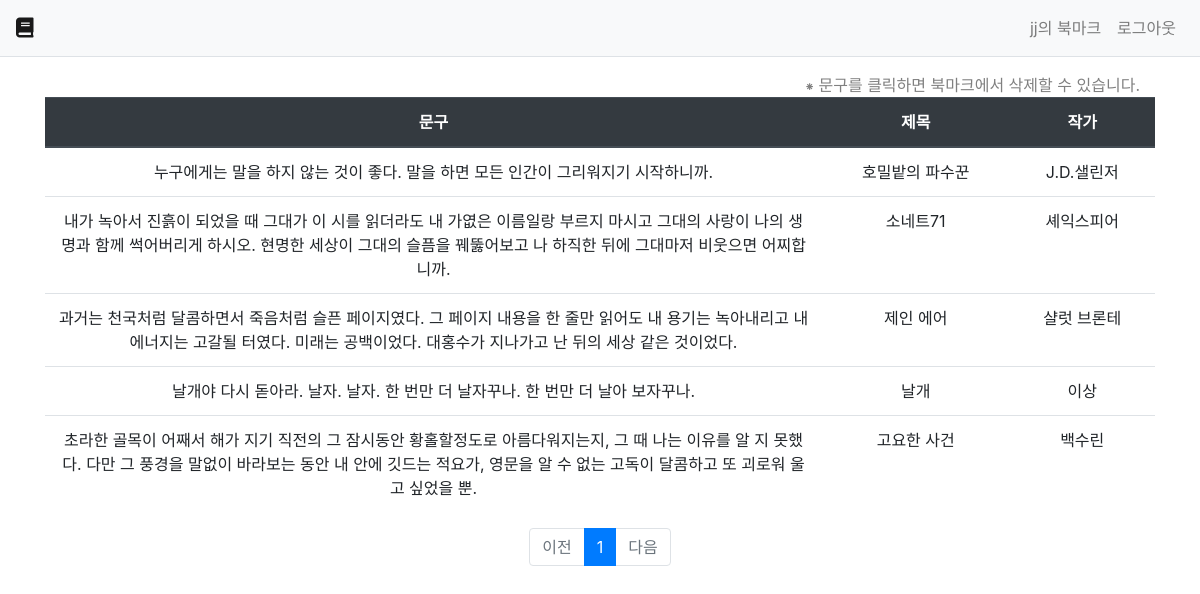
The page /main/bookmark/ (signed in) on the database as committed earlier.
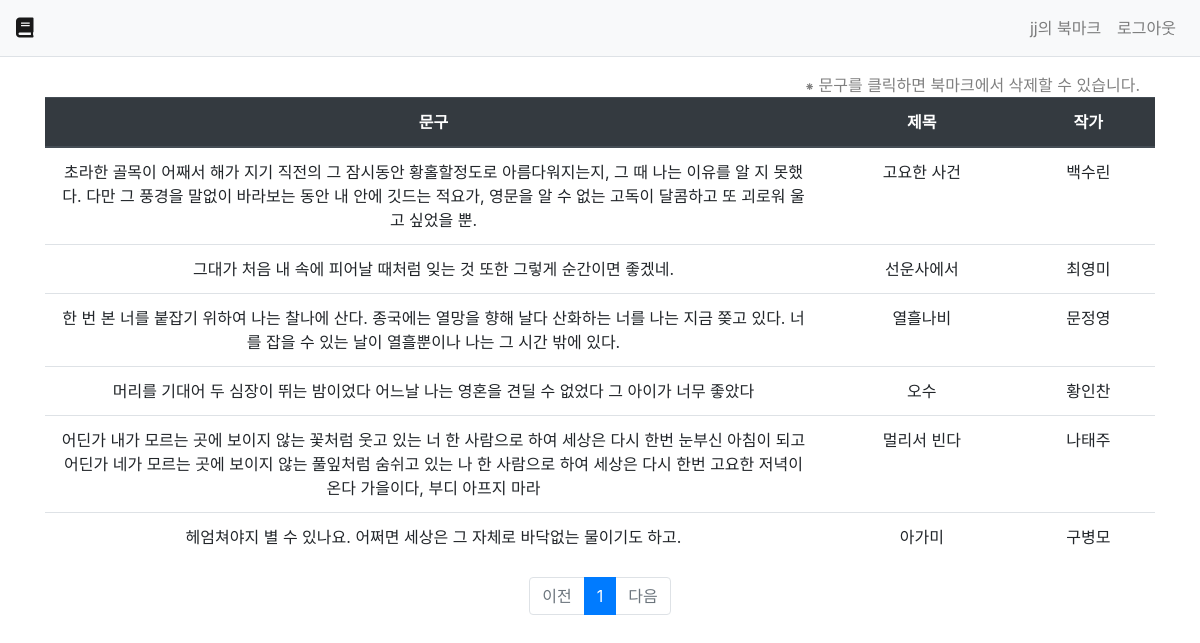
The same page on the database as committed later.
### main/models.py (models this page shows, shortened)
class Sentence(models.Model):
    content = models.TextField("문구")
    title = models.CharField("제목", max_length=300)
    writer = models.CharField("작성자", max_length=100)
    bookmark = models.ManyToManyField(User, related_name='bookmark_sentence')

### main/views.py (the view)
# urls.py: path('bookmark/', views.bookmark, name='bookmark'),
@login_required(login_url='common:login')
def bookmark(request):
    user = User.objects.get(id=request.user.id)
    bookmark_list = user.bookmark_sentence.all()
    page=request.GET.get('page','1')
    paginator = Paginator(bookmark_list, 10)
    page_obj = paginator.get_page(page)
    context = {'bookmark_list':page_obj}
    return render(request, 'main/bookmark.html', context)

### templates/main/bookmark.html (shortened to what this page needs)
{% extends 'base.html' %}
{% block content %}
<div class="container my-3">
  <div class="col-12">
    <a style="float:right; color:gray;">⁕ 문구를 클릭하면 북마크에서 삭제할 수 있습니다.</a>
  </div>
  <table class="table table-hover bookmark_table" style="text-align:center;">
    <thead>
      <tr class="thead-dark">
        <th>문구</th>
        <th>제목</th>
        <th>작가</th>
      </tr>
    </thead>
    <tbody>
      {% if bookmark_list %}
        {% for bookmark in bookmark_list %}
          <tr>
            <td data-uri="{% url 'main:bookmark_delete' bookmark.id%}" style="width:70%" class="table_row" name="{{bookmark.id}}">{{bookmark.content}}</td>
            <td>{{bookmark.title}}</td>
            <td>{{ bookmark.writer }}</td>
          </tr>
        {% endfor %}
      {% endif %}
    </tbody>
  </table>
  <ul class="pagination justify-content-center">
    {% if bookmark_list.has_previoust %}
    <li class="page-item">
      <a class="page-link" href="?page={{bookmark_list.previous_page_number}}">이전</a>
    </li>
    {% else %}
    <li class="page-item disabled">
      <a class="page-link" tabindex="-1" aria-disabled="true" href="#">이전</a>
    </li>
    {% endif %}
    {% for page_number in bookmark_list.paginator.page_range %}
      {% if page_number == bookmark_list.number %}
      <li class="page-item active" aria-content="page">
        <a class="page-link" href="?page={{page_number}}">{{page_number}}</a>
      </li>
      {% else %}
      <li class="page-item">
        <a class="page-link" href="?page={{page_number}}">{{page_number}}</a>
      </li>
      {% endif %}
    {% endfor %}
    {% if bookmark_list.has_next %}
    <li class="page-item">
      <a class="page-link" href="?page={{bookmark_list.next_page_number}}">다음</a>
    </li>
    {% else %}
    <li class="page-item disabled">
      <a class="page-link" tabindex="-1" aria-disabled="true" href="#">다음</a>
    </li>
    {% endif %}
  </ul>
</div>
{% endblock%}

### templates/base.html (shortened to what this page needs)
{% load static %}
<!doctype html>
<html lang="ko">
<head>
    <link rel="stylesheet" type="text/css" href="{% static 'bootstrap.min.css' %}">
    <link rel="stylesheet" type="text/css" href="{% static 'css/index.css' %}">
    <link rel="stylesheet" href="https://cdnjs.cloudflare.com/ajax/libs/font-awesome/5.8.2/css/all.min.css"/>
</head>
<body>
{% include "navbar.html" %}
    {% block content %}{% endblock %}
</body>
</html>

### templates/navbar.html (shortened to what this page needs)
<nav class="navbar navbar-expand-lg navbar-light bg-light border-bottom sticky-top">
    <a class="navbar-brand" href="{% url 'main:index' %}"><i class="fas fa-book"></i></a>
    <div class="collapse navbar-collapse" id="navbarNav">
        <ul class="navbar-nav ml-auto">
        {% if user.is_authenticated %}
        <li class="nav-item">
            <a class="nav-link" href="{% url 'main:bookmark' %}">
                {{user.username}}의 북마크
            </a>
        </li>
        <li class="nav-item">
            <a class="nav-link" href="{% url 'common:logout' %}">
                로그아웃
            </a>
        </li>
        {% else %}
        <li class="nav-item">
            <a class="nav-link" href="{% url 'common:login' %}">로그인</a>
        </li>
        {% endif %}
        </ul>
    </div>
</nav>

Rows that differ between the two databases and show on the page:
removed Sentence: content "누구에게는 말을 하지 않는 것이 좋다. 말을 하면 모든 인간이 그리워지기 시작하니까.", title "호밀밭의 파수꾼", writer "J.D.샐린저"
removed Sentence: content "내가 녹아서 진흙이 되었을 때 그대가 이 시를 읽더라도 내 가엾은 이름일랑 부르지 마시고 그대의 사랑이 나의 생명과 함께 썩어버리게 하시오. 현명한 세상이 그대의 슬픔을 꿰뚫어보고 나 하직한 뒤에 그대마저 비웃으면 어찌합니까.", title "소네트71", writer "셰익스피어"
removed Sentence: content "과거는 천국처럼 달콤하면서 죽음처럼 슬픈 페이지였다. 그 페이지 내용을 한 줄만 읽어도 내 용기는 녹아내리고 내 에너지는 고갈될 터였다. 미래는 공백이었다. 대홍수가 지나가고 난 뒤의 세상 같은 것이었다.", title "제인 에어", writer "샬럿 브론테"
removed Sentence: content "날개야 다시 돋아라. 날자. 날자. 한 번만 더 날자꾸나. 한 번만 더 날아 보자꾸나.", title "날개", writer "이상"
now on this page (row unchanged): Sentence: content "그대가 처음 내 속에 피어날 때처럼 잊는 것 또한 그렇게 순간이면 좋겠네.", title "선운사에서", writer "최영미"
now on this page (row unchanged): Sentence: content "한 번 본 너를 붙잡기 위하여 나는 찰나에 산다. 종국에는 열망을 향해 날다 산화하는 너를 나는 지금 쫒고 있다. 너를 잡을 수 있는 날이 열흘뿐이나 나는 그 시간 밖에 있다.", title "열흘나비", writer "문정영"
now on this page (row unchanged): Sentence: content "머리를 기대어 두 심장이 뛰는 밤이었다 어느날 나는 영혼을 견딜 수 없었다 그 아이가 너무 좋았다", title "오수", writer "황인찬"
now on this page (row unchanged): Sentence: content "어딘가 내가 모르는 곳에 보이지 않는 꽃처럼 웃고 있는 너 한 사람으로 하여 세상은 다시 한번 눈부신 아침이 되고 어딘가 네가 모르는 곳에 보이지 않는 풀잎처럼 숨쉬고 있는 나 한 사람으로 하여 세상은 다시 한번 고요한 저녁이 온다 가을이다, 부디 아프지 마라", title "멀리서 빈다", writer "나태주"
now on this page (row unchanged): Sentence: content "헤엄쳐야지 별 수 있나요. 어쩌면 세상은 그 자체로 바닥없는 물이기도 하고.", title "아가미", writer "구병모"
